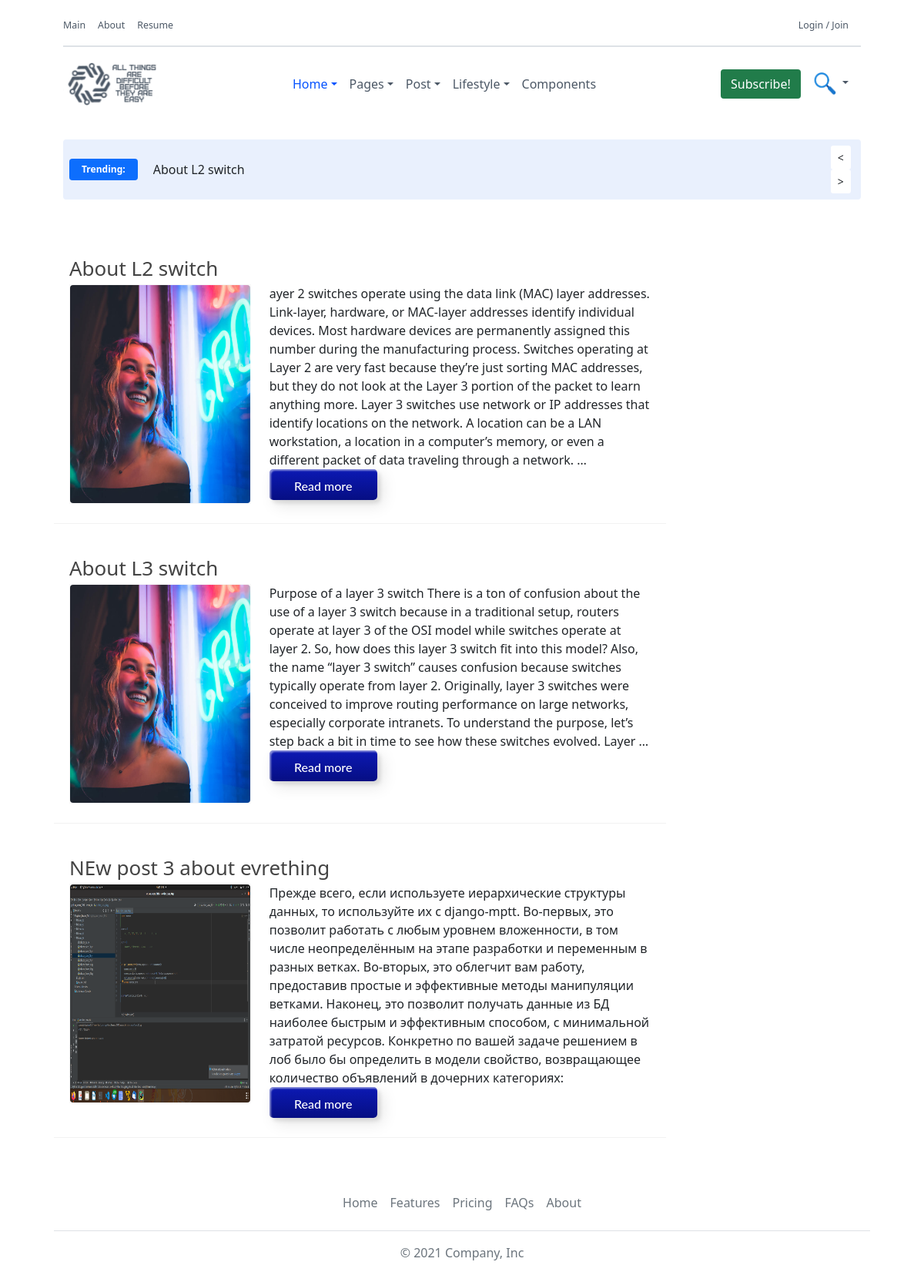
The page / on the database its author committed.
### core/models.py (models this page shows, shortened)
class Post(models.Model):
    title = models.CharField(max_length=100)
    category = models.ForeignKey("Categories", on_delete=models.CASCADE)
    content = models.TextField()
    author = models.ForeignKey(settings.AUTH_USER_MODEL,
                               on_delete=models.CASCADE,
                               related_name="profiles")
    post_image = models.ImageField(upload_to='post_images/%Y/%m/%d/')
    number_of_views = models.PositiveIntegerField(default=0)
    created_at = models.DateTimeField(auto_now_add=True, db_index=True)
    updated_at = models.DateTimeField(auto_now=True)
    is_published = models.BooleanField(default=False)
    likes = models.PositiveIntegerField(default=0)
    class Meta:
        verbose_name = "Post"
        verbose_name_plural = "Posts"

### core/views.py (the view, shortened to what this page needs)
# urls.py: path("", HomepageView.as_view(), name="home"),
class HomepageView(CreateView):
    template_name = "homepage.html"
    def get_context_data(self, **kwargs):
        search_query = self.request.GET.get("search_field", None)  # If the search form is submitted
        if search_query:
            posts = search_post(search_query)
        else:
            posts = Post.objects.all()
        best_post1, best_post2, best_post3 = take_a_three_best_post()
        form = SubscriberForm()
        return {"post": posts, "best_post1": best_post1,
                "best_post2": best_post2, "best_post3": best_post3, "form": form}

### core/services.py (called while the page is built)
def take_a_three_best_post() -> QuerySet:
    best_posts = Post.objects.order_by("likes")[0:3]
    return best_posts

### templates/homepage.html (shortened to what this page needs)
{% extends "base.html" %}
  {% block content %}
{% include "header.html" %}
{% include "core_posts/carousel.html" %}
{% include "core_posts/list_posts.html" %}
  {% endblock %}

### templates/core_posts/carousel.html (shortened to what this page needs)
{% load static %}
<div class="container" style="padding-left: 40px;padding-right: 40px;">
<section class="py-1" style="margin-bottom: 40px;padding-bottom: 1.25rem;">
	<div class="container">
		<div class="row g-0">
			<div class="col-12 bg-for-border-main-page p-2 rounded">
                <div class="d-sm-flex align-items-center text-center text-sm-start">
                    <div class="simple" style="" >
						<span class="badge bg-primary p-2 px-3">Trending:</span>
					</div>
                    <div id="carouselExampleControls" class="carousel slide col-md-10" data-bs-ride="carousel">
                      <div class="carousel-inner">
                        <div class="carousel-item active">
                            {{ best_post1.title }}
                        </div>
                      </div>
                    </div>
                        <div class="conteiner" style="margin-left: 30px;">
                            <div class="simple">
                          <button class="btn btn-sm" type="button" data-bs-target="#carouselExampleControls" data-bs-slide="prev">
                            <
                          </button>
                          <button class="btn btn-sm" type="button" data-bs-target="#carouselExampleControls" data-bs-slide="next">
                              >
                          </button>
                            </div>
                            </div>
                    </div>
			</div>
		</div>
	</div>
</section>
</div>

### templates/core_posts/list_posts.html (shortened to what this page needs)
<div class="container" style="padding-left: 40px;padding-right: 40px;">
{% for p in post %}
    <div class="col-lg-9">
    <div class="container item-list">
    <div class="content">
        <a href="#"> <h2>{{ p.title }}</h2></a>
    <div class="row">
        <div class="col-md-4">
            <div class="post-image-homepage" style="height: 285px">
                <img class="img-fluid rounded float-start" src="{{ p.post_image.url }}" alt="{{ p.title }}" style="width: unset" >
                </div>
        </div>
        <div class="col-md-8 post-box-title" style="height: 90%">
              {{ p.content|truncatewords:100 }}
            <br>
            <a href="{% url 'post_detail' p.title %}"><button type="button" class="custom-btn btn-1"> Read more</button></a>
        </div>
    </div>
    </div>
    </div>
    </div>
          <br>
      {% endfor %}
</div>

### templates/core_posts/carousel.html (style rules this page uses)
.simple { border: 1px lavender; }
.bg-for-border-main-page { background-color: #2163E819; }
.py-1 { padding-top: .25rem !important; padding-bottom: 1rem !important; }
.btn { background-color: #fff; border: 1px solid #dd090900; }

### templates/core_posts/list_posts.html (style rules this page uses)
.item-list { border-bottom: 1px solid #f2f2f2; padding: 20px 20px 25px; clear: both; border-bottom: 1px solid #f2f2f2; height: 100%; }
.post-image-homepage { height: 100%; max-width: 100%; width: 100%; transition: all .40s; border: 1px solid #F7F7F7; display: flex; }
.custom-btn { width: 140px; height: 40px; color: #fff; border-radius: 5px; padding: 10px 25px; font-family: 'Lato', sans-serif; font-weight: 500; background: transparent; cursor: pointer; transition: all 0.3s ease; position: relative; display: inline-block; box-shadow:inset 2px 2px 2px 0px rgba(255,255,255,.5), 7px 7px 20px 0px rgba(0,0,0,.1), 4px 4px 5px 0px rgba(0,0,0,.1); outline: none; }
.btn-1 { background: rgb(6,14,131); background: linear-gradient(0deg, rgba(6,14,131,1) 0%, rgba(12,25,180,1) 100%); border: none; }

### templates/homepage.html (style rules this page uses)
@media (min-width: 900px) { .simple span { margin-right: 20px; } }
h2 { font-size: 26px; line-height: 26px; font-weight: normal; }

### rows shown on the page
Post: title "About L2 switch", post_image (picture), content "ayer 2 switches operate using the data link (MAC) layer addresses. Link-layer, hardware, or MAC-layer addresses identify individual devices. Most hardware devices are permanently assigned this number during the manufacturing process. Switches operating at Layer 2 are very fast because they’re just sorting MAC addresses, but they do not look at the Layer 3 portion of the packet to learn anything more. Layer 3 switches use network or IP addresses that identify locations on the network. A location can be a LAN workstation, a location in a computer’s memory, or even a different packet of data traveling through a network. …"
Post: title "About L3 switch", post_image (picture), content "Purpose of a layer 3 switch There is a ton of confusion about the use of a layer 3 switch because in a traditional setup, routers operate at layer 3 of the OSI model while switches operate at layer 2. So, how does this layer 3 switch fit into this model? Also, the name “layer 3 switch” causes confusion because switches typically operate from layer 2. Originally, layer 3 switches were conceived to improve routing performance on large networks, especially corporate intranets. To understand the purpose, let’s step back a bit in time to see how these switches evolved. Layer …"
Post: title "NEw post 3 about evrething", post_image (picture), content "Прежде всего, если используете иерархические структуры данных, то используйте их с django-mptt. Во-первых, это позволит работать с любым уровнем вложенности, в том числе неопределённым на этапе разработки и переменным в разных ветках. Во-вторых, это облегчит вам работу, предоставив простые и эффективные методы манипуляции ветками. Наконец, это позволит получать данные из БД наиболее быстрым и эффективным способом, с минимальной затратой ресурсов. Конкретно по вашей задаче решением в лоб было бы определить в модели свойство, возвращающее количество объявлений в дочерних категориях:"
